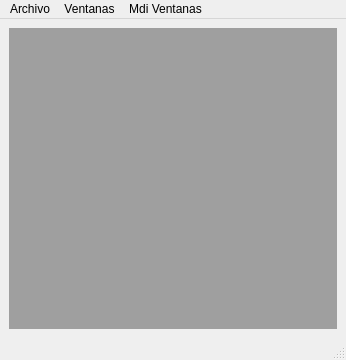
<?xml version="1.0" encoding="UTF-8"?>
<ui version="4.0">
 <class>MainWindow</class>
 <widget class="QMainWindow" name="MainWindow">
  <property name="geometry">
   <rect>
    <x>0</x>
    <y>0</y>
    <width>346</width>
    <height>360</height>
   </rect>
  </property>
  <property name="windowTitle">
   <string>MainWindow</string>
  </property>
  <property name="layoutDirection">
   <enum>Qt::LeftToRight</enum>
  </property>
  <widget class="QWidget" name="centralwidget">
   <layout class="QGridLayout" name="gridLayout">
    <item row="0" column="0">
     <widget class="QMdiArea" name="mdiArea"/>
    </item>
   </layout>
  </widget>
  <widget class="QMenuBar" name="menubar">
   <property name="geometry">
    <rect>
     <x>0</x>
     <y>0</y>
     <width>346</width>
     <height>21</height>
    </rect>
   </property>
   <widget class="QMenu" name="menuArchivo">
    <property name="title">
     <string>Archivo</string>
    </property>
    <addaction name="actionSalir"/>
   </widget>
   <widget class="QMenu" name="menuVentanas">
    <property name="title">
     <string>Ventanas</string>
    </property>
    <addaction name="actionButton_Dialog"/>
    <addaction name="actionCheckBox_Dialog"/>
    <addaction name="actionComboBox_Dialog"/>
    <addaction name="actionContainer_Dialog"/>
    <addaction name="actionDateTime_Dialog"/>
    <addaction name="actionEmail_Dialog"/>
    <addaction name="actionRadioButton_Dialog"/>
    <addaction name="actionSpinBox_Dialog"/>
   </widget>
   <widget class="QMenu" name="menuMdi_Ventanas">
    <property name="title">
     <string>Mdi Ventanas</string>
    </property>
    <addaction name="actionButton_subWindow"/>
    <addaction name="actionCheckBox_subWindow"/>
    <addaction name="actionComboBox_subWindow"/>
    <addaction name="actionContainer_subWindow"/>
    <addaction name="actionDateTime_subWindow"/>
    <addaction name="actionEmail_subWindow"/>
    <addaction name="actionRadioButton_subWindow"/>
    <addaction name="actionSpinBox_subWindow"/>
   </widget>
   <addaction name="menuArchivo"/>
   <addaction name="menuVentanas"/>
   <addaction name="menuMdi_Ventanas"/>
  </widget>
  <widget class="QStatusBar" name="statusbar"/>
  <action name="actionSalir">
   <property name="text">
    <string>Salir</string>
   </property>
  </action>
  <action name="actionButton_Dialog">
   <property name="text">
    <string>Button Dialog</string>
   </property>
  </action>
  <action name="actionCheckBox_Dialog">
   <property name="text">
    <string>CheckBox Dialog</string>
   </property>
  </action>
  <action name="actionComboBox_Dialog">
   <property name="text">
    <string>ComboBox Dialog</string>
   </property>
  </action>
  <action name="actionContainer_Dialog">
   <property name="text">
    <string>Container Dialog</string>
   </property>
  </action>
  <action name="actionDateTime_Dialog">
   <property name="text">
    <string>DateTime Dialog</string>
   </property>
  </action>
  <action name="actionEmail_Dialog">
   <property name="text">
    <string>Email Dialog</string>
   </property>
  </action>
  <action name="actionRadioButton_Dialog">
   <property name="text">
    <string>RadioButton Dialog</string>
   </property>
  </action>
  <action name="actionSpinBox_Dialog">
   <property name="text">
    <string>SpinBox Dialog</string>
   </property>
  </action>
  <action name="actionButton_subWindow">
   <property name="text">
    <string>Button subWindow</string>
   </property>
  </action>
  <action name="actionCheckBox_subWindow">
   <property name="text">
    <string>CheckBox subWindow</string>
   </property>
  </action>
  <action name="actionComboBox_subWindow">
   <property name="text">
    <string>ComboBox subWindow</string>
   </property>
  </action>
  <action name="actionContainer_subWindow">
   <property name="text">
    <string>Container subWindow</string>
   </property>
  </action>
  <action name="actionDateTime_subWindow">
   <property name="text">
    <string>DateTime subWindow</string>
   </property>
  </action>
  <action name="actionEmail_subWindow">
   <property name="text">
    <string>Email subWindow</string>
   </property>
  </action>
  <action name="actionRadioButton_subWindow">
   <property name="text">
    <string>RadioButton subWindow</string>
   </property>
  </action>
  <action name="actionSpinBox_subWindow">
   <property name="text">
    <string>SpinBox subWindow</string>
   </property>
  </action>
 </widget>
 <resources/>
 <connections/>
</ui>
